Frame 1 (no input): blank canvas, image omitted
Frame 60 (the mouse pressed at the canvas centre just before this capture): blank canvas, image omitted
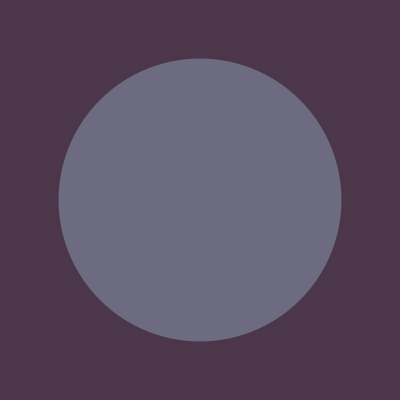
Frame 120 (the mouse held since frame 60 and released just before this capture)

The Processing sketch whose frames 1 and 60 were blank and that drew this single picture after the mouse press (run headless with seeded random() and noise(); from frame 60 on, the mouse is pressed at the canvas centre):

// Processing sketch: ex_22_draw_speed
// ── ex_22_draw_speed.pde
void setup() {
  size(400, 400);
  background(#4B3749);
  noStroke();
  fill(182, 220, 250, 80);
}

void draw() {
  /* if we have a great distance between the previous mouse position
   * and the current mouse position that means we are moving
   * the mouse more quickly */
  float speed = dist(pmouseX, pmouseY, mouseX, mouseY);

  ellipse(mouseX, mouseY, speed, speed);
}

void mousePressed() {
  background(#4B3749);
}
